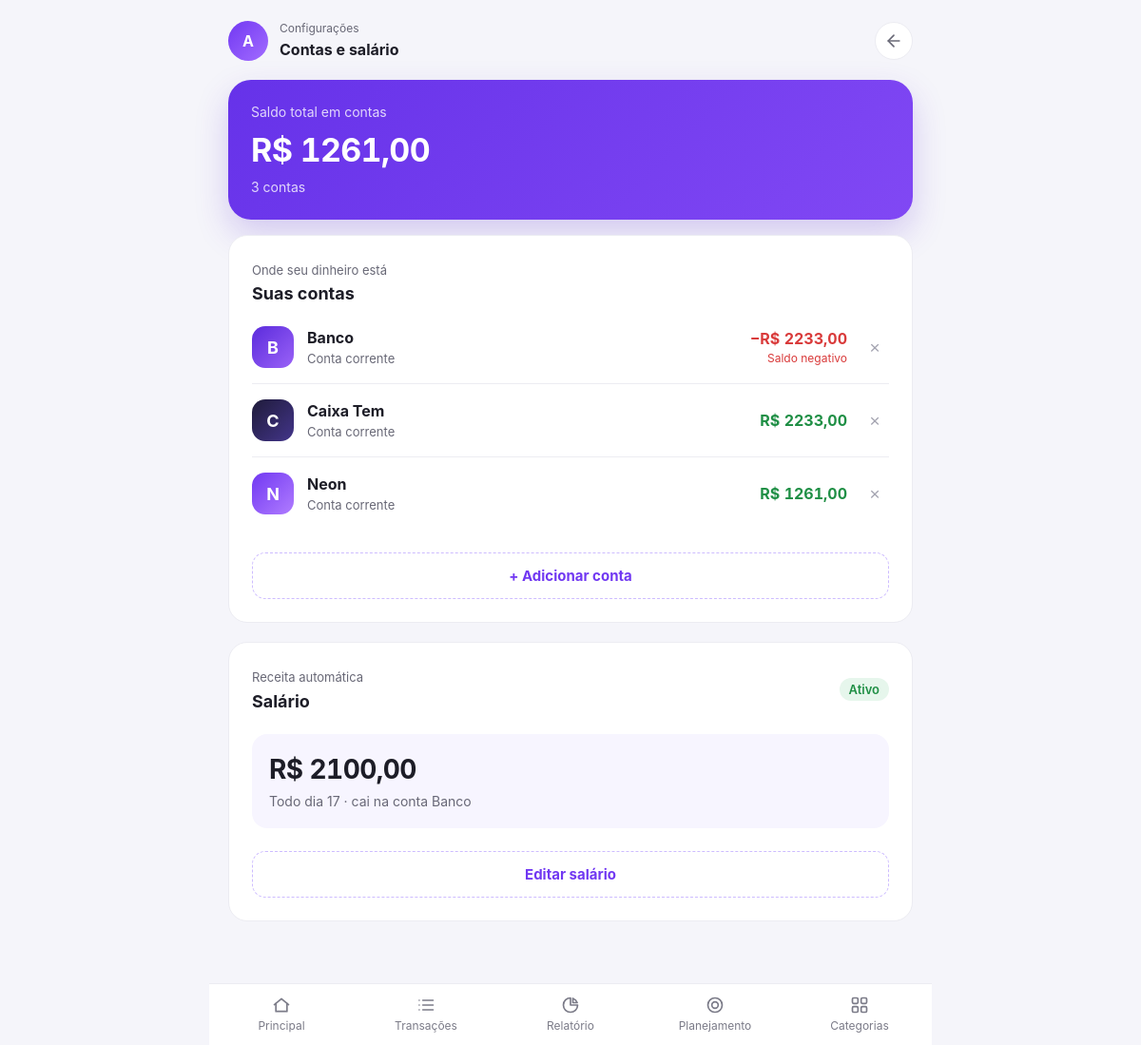
The page /contas (signed in) on the database its author committed.
### tables this page shows
CREATE TABLE usuarios (
            id INTEGER PRIMARY KEY AUTOINCREMENT,
            nome TEXT NOT NULL,
            email TEXT NOT NULL UNIQUE,
            senha_hash TEXT NOT NULL,
            criado_em TIMESTAMP DEFAULT CURRENT_TIMESTAMP
        );

CREATE TABLE contas (
            id INTEGER PRIMARY KEY AUTOINCREMENT,
            usuario_id INTEGER NOT NULL,
            nome TEXT NOT NULL,
            tipo TEXT NOT NULL DEFAULT 'corrente',
            saldo_inicial REAL NOT NULL DEFAULT 0,
            UNIQUE (usuario_id, nome),
            FOREIGN KEY (usuario_id) REFERENCES usuarios(id)
        );

CREATE TABLE salario (
            usuario_id INTEGER PRIMARY KEY,
            valor REAL NOT NULL,
            dia INTEGER NOT NULL,
            conta TEXT NOT NULL,
            ativo INTEGER NOT NULL DEFAULT 1,
            FOREIGN KEY (usuario_id) REFERENCES usuarios(id)
        );

### app.py (the view)
@app.route("/contas")
@login_required
def contas():
    lista = listar_contas(session["usuario_id"])
    return render_template(
        "contas.html",
        contas=lista,
        contas_lista=lista,
        saldo_contas=sum(c["saldo"] for c in lista),
        tipos=TIPOS_CONTA,
        salario=buscar_salario(session["usuario_id"]),
    )

### app.py (called while the page is built)
@app.template_filter("brl")
def brl(valor):
    texto = f"{float(valor or 0):.2f}"
    return texto.replace(",", "X").replace(".", ",").replace("X", ".")

def login_required(func):
    @wraps(func)
    def wrapper(*args, **kwargs):
        if "usuario_id" not in session:
            return redirect(url_for("login"))
        conexao = conectar()
        g.usuario = conexao.execute(
            "SELECT * FROM usuarios WHERE id = ?", (session["usuario_id"],)
        ).fetchone()
        conexao.close()
        if g.usuario is None:
            session.clear()
            return redirect(url_for("login"))
        aplicar_salario(g.usuario["id"])
        return func(*args, **kwargs)
    return wrapper

@app.context_processor
def injetar_usuario():
    usuario = g.get("usuario")
    contas = [c["nome"] for c in listar_contas(usuario["id"])] if usuario else []
    cats = listar_categorias(usuario["id"]) if usuario else []
    return {
        "usuario": usuario,
        "categorias_opcoes": [c["nome"] for c in cats],
        "categorias_arvore": {c["nome"]: [s["nome"] for s in c["subs"]] for c in cats},
        "contas_opcoes": contas,
        "tipos_conta": TIPOS_CONTA,
        "hoje": date.today().isoformat(),
    }

### database/banco.py (called while the page is built, shortened)
def conectar():
    conexao = sqlite3.connect(BANCO)
    conexao.row_factory = sqlite3.Row
    return conexao

def buscar_salario(usuario_id):
    conexao = conectar()
    s = conexao.execute("SELECT * FROM salario WHERE usuario_id = ?", (usuario_id,)).fetchone()
    conexao.close()
    return s

def aplicar_salario(usuario_id, hoje=None):
    hoje = hoje or date.today()
    conexao = conectar()
    s = conexao.execute(
        "SELECT * FROM salario WHERE usuario_id = ? AND ativo = 1", (usuario_id,)).fetchone()
    if s:
        ultimo_dia = calendar.monthrange(hoje.year, hoje.month)[1]
        dia = min(s["dia"], ultimo_dia)          # dia 31 em mês curto -> último dia
        origem = f"salario:{hoje:%Y-%m}"
        ja_lancado = conexao.execute(
            "SELECT 1 FROM transacoes WHERE usuario_id = ? AND origem = ?",
            (usuario_id, origem)).fetchone()
    conexao.close()

### templates/contas.html (shortened to what this page needs)
<!DOCTYPE html>
<html lang="pt-BR">
<head>
    <link rel="stylesheet" href="{{ url_for('static', filename='css/dashboard.css') }}">
</head>
<body>
<div class="app">
<header class="dashboard-topo">
    <div class="perfil">
        <a href="{{ url_for('mais') }}" class="avatar" aria-label="Configurações">{{ usuario["nome"][0].upper() }}</a>
        <div>
            <span>Configurações</span>
            <strong>Contas e salário</strong>
        </div>
    </div>
    <div class="acoes-topo">
        <a href="{{ url_for('mais') }}" class="icone-btn" aria-label="Voltar">
            <svg viewBox="0 0 24 24"><path d="M19 12H5"/><path d="m12 19-7-7 7-7"/></svg>
        </a>
    </div>
</header>
<main>
<section class="saldo-card compacto">
    <div class="saldo-topo"><span>Saldo total em contas</span></div>
    <h1>{{ "−" if saldo_contas < 0 }}R$ {{ saldo_contas|abs|brl }}</h1>
    <p class="saldo-sub">{{ contas|length }} conta{{ 's' if contas|length != 1 }}</p>
</section>
<section class="card form-padrao">
    <div class="section-titulo">
        <div><span>Onde seu dinheiro está</span><h2>Suas contas</h2></div>
    </div>
    <div class="lista-contas">
    {% for c in contas %}
        <div class="conta-linha">
            <div class="conta-avatar cartao-{{ loop.index0 % 4 }}" aria-hidden="true">{{ c.nome[0].upper() }}</div>
            <div class="conta-info">
                <strong>{{ c.nome }}</strong>
                <span>{{ tipos.get(c.tipo, c.tipo) }}</span>
            </div>
            <div class="conta-saldo">
                <strong class="{{ 'valor-receita' if c.saldo >= 0 else 'valor-despesa' }}">{{ "−" if c.saldo < 0 }}R$ {{ c.saldo|abs|brl }}</strong>
                {% if c.saldo < 0 %}<small>Saldo negativo</small>{% endif %}
            </div>
            <form method="POST" action="{{ url_for('apagar_conta', conta_id=c.id) }}"
                  onsubmit="return confirm('Remover a conta {{ c.nome|e }}?')">
                <button type="submit" class="btn-icone-sutil" aria-label="Remover {{ c.nome }}">×</button>
            </form>
        </div>
    {% endfor %}
    </div>
    <details class="expansivel" id="nova-conta">
        <summary>+ Adicionar conta</summary>
    </details>
</section>
<section class="card form-padrao" id="salario">
    <div class="section-titulo">
        <div><span>Receita automática</span><h2>Salário</h2></div>
        {% if salario %}
            <span class="status {{ 'paga' if salario['ativo'] else '' }}">{{ 'Ativo' if salario['ativo'] else 'Pausado' }}</span>
        {% endif %}
    </div>
    {% if salario %}
        <div class="salario-resumo">
            <strong>R$ {{ salario['valor']|brl }}</strong>
            <span>Todo dia {{ salario['dia'] }} · cai na conta {{ salario['conta'] }}</span>
        </div>
        <details class="expansivel">
            <summary>Editar salário</summary>
        </details>
    {% else %}
        <p class="dica" style="margin:-6px 0 18px">Informe quanto e quando você recebe, e a receita será lançada sozinha todo mês.</p>
        {{ form_salario() }}
    {% endif %}
</section>
</main>
{% include '_menu.html' %}
</div>
</body>
</html>

### rows shown on the page
usuarios: nome "A"
contas: nome "B", nome "Banco", get "Conta corrente", saldo "−", saldo|abs "2233,00", shows "Saldo negativo"
contas: nome "C", nome "Caixa Tem", get "Conta corrente", saldo|abs "2233,00"
contas: nome "N", nome "Neon", get "Conta corrente", saldo|abs "1261,00"
salario: ativo "Ativo", valor|brl "2100,00", dia "17", conta "Banco"

### other values the page prints
{{ saldo_contas|abs|brl }} "1261,00"
{{ contas|length }} "3"
{{ 's' if contas|length != 1 }} "s"
